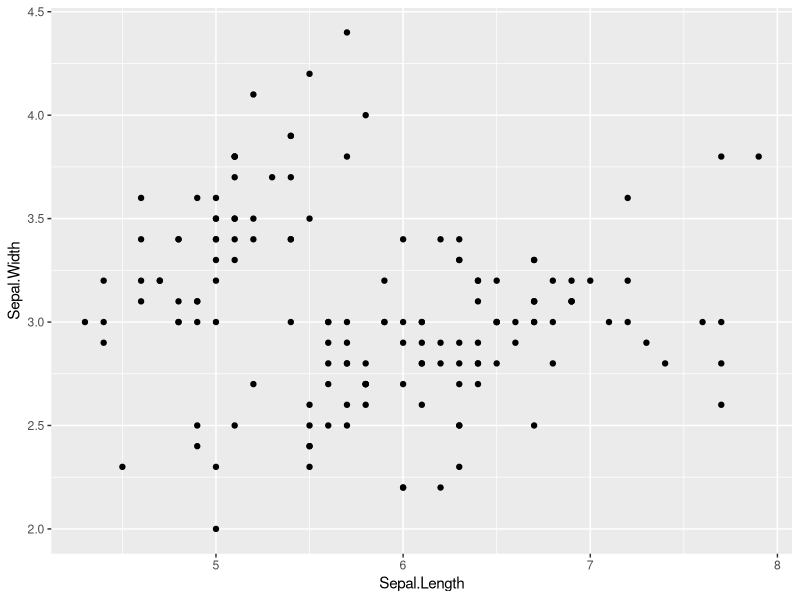
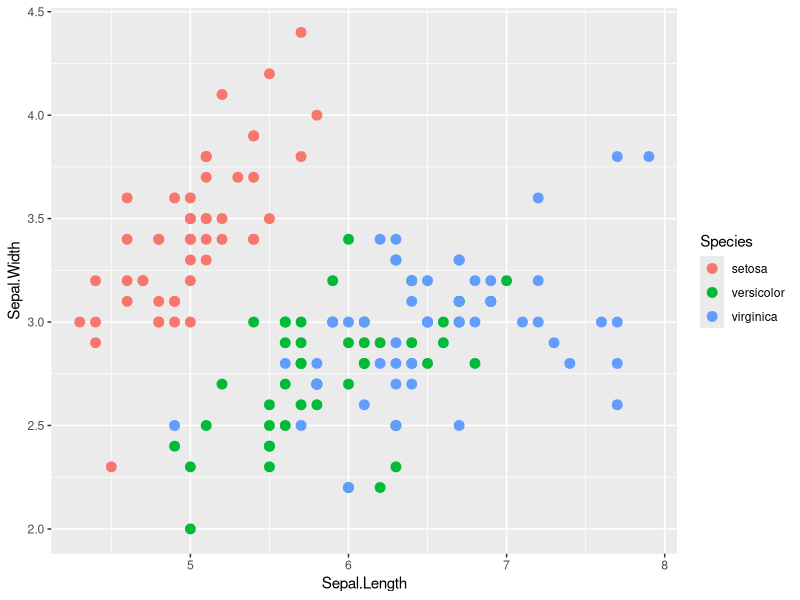
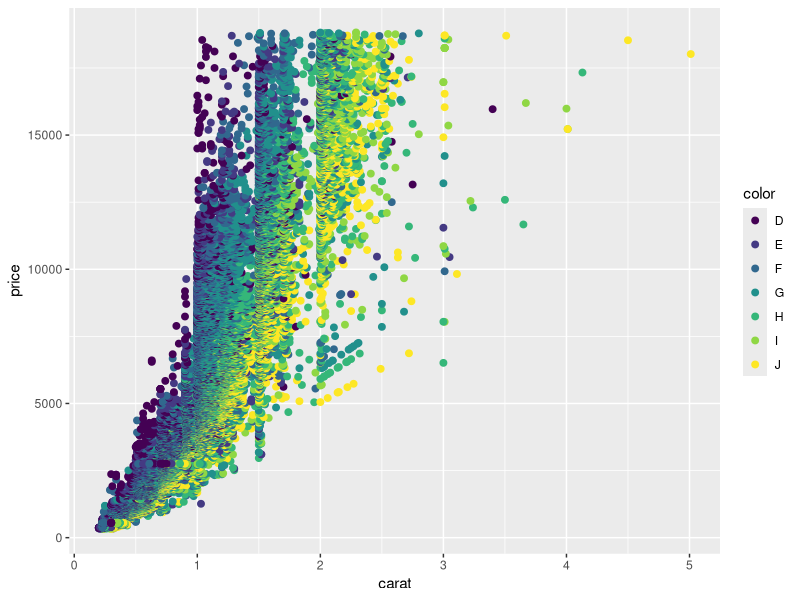
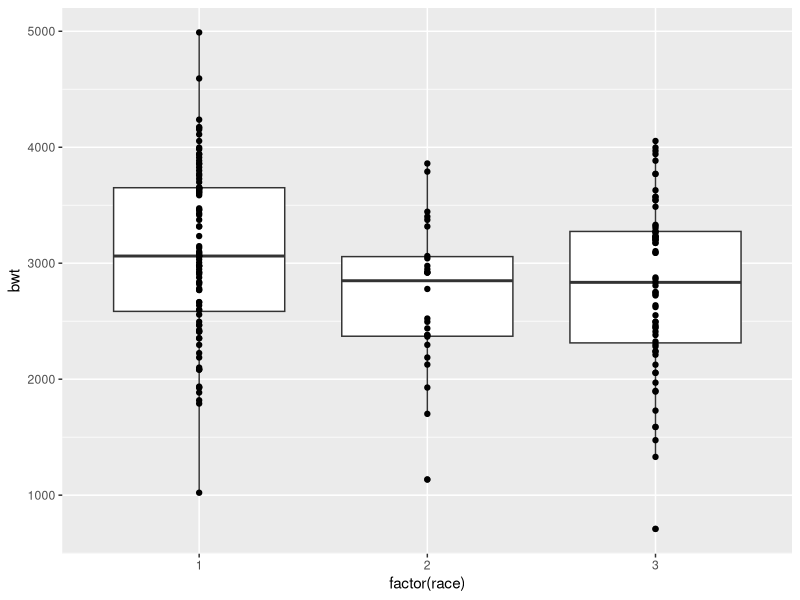
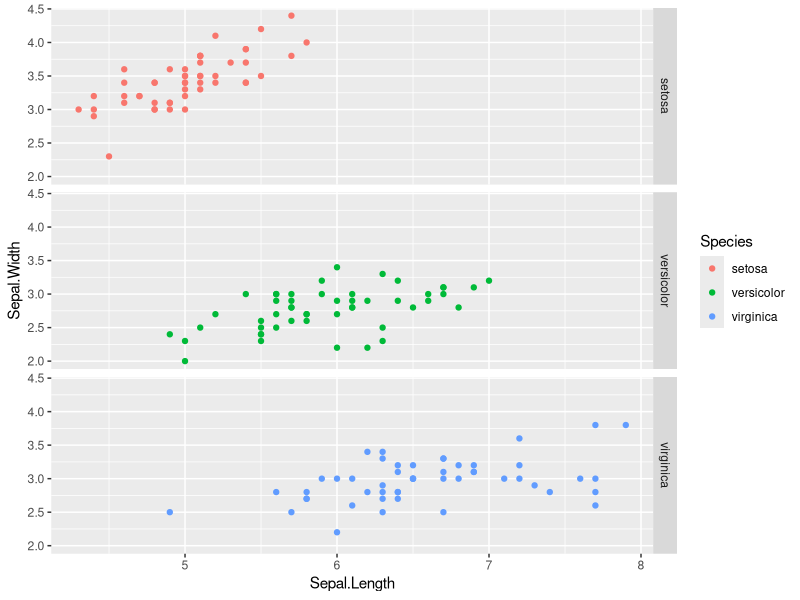
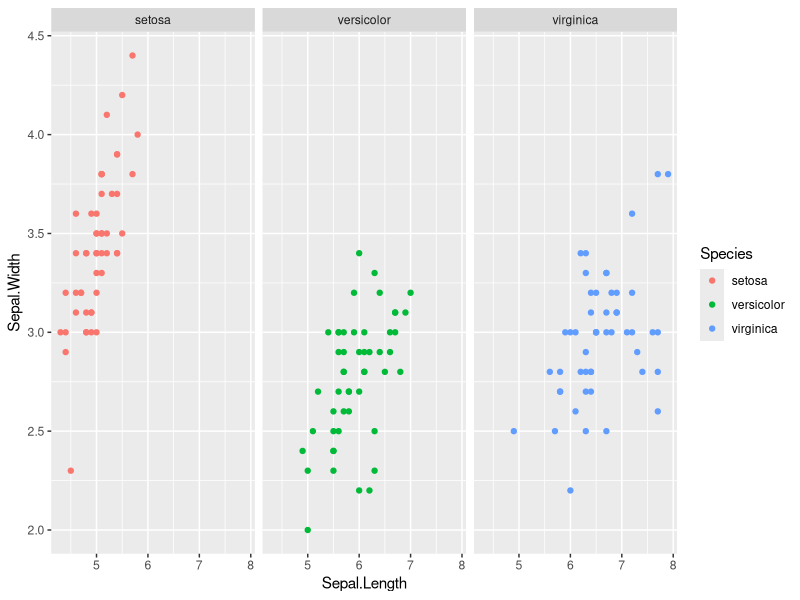
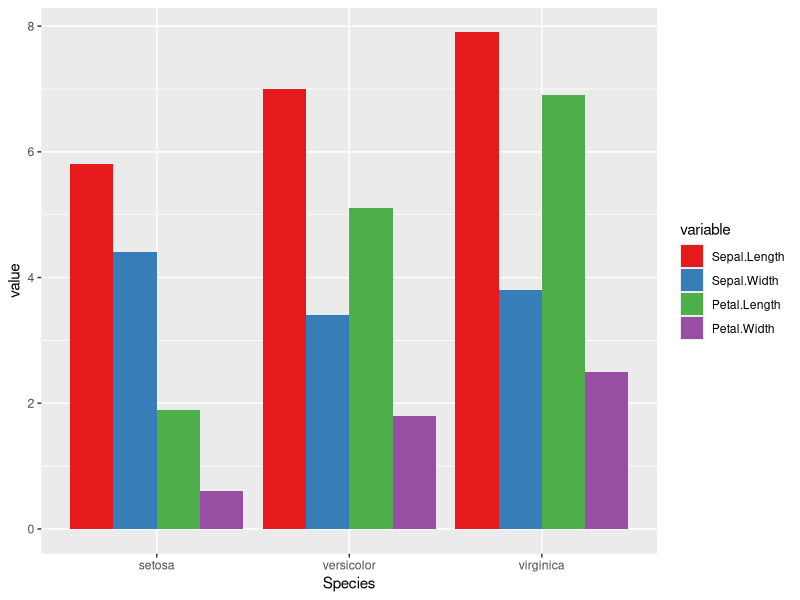
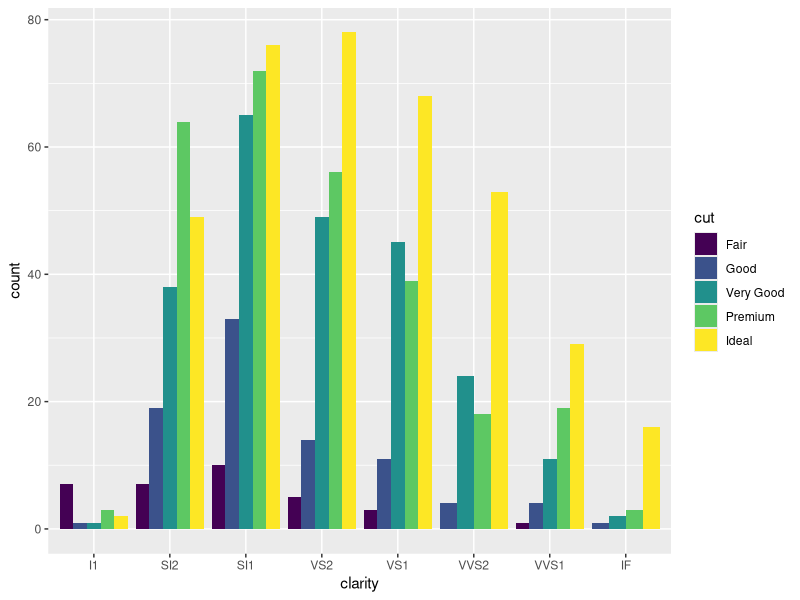

Reproduce these figures in R, in order.
#  Afternoon ggplot exercises at Tulane
install.packages("ggplot2", dependencies = TRUE)
install.packages("plyr")
install.packages("ggthemes")
install.packages("reshape2")

library("ggplot2")
library("plyr")
library("ggthemes")
library("reshape2")
head(iris)
iris[1:2]
iris[1:2, ]
myplot <- ggplot(data = iris, aes(x = Sepal.Length, y = Sepal.Width))
summary(myplot)
ggplot(data = iris, aes(x = Sepal.Length, y = Sepal.Width)) + geom_point()
ggplot(iris, aes(Sepal.Length, Sepal.Width, color = Species)) + geom_point(size = 3)
d2 <- diamonds[sample(1:dim(diamonds)[1], 1000), ]
ggplot(diamonds, aes(x = carat, y = price, color = color)) + geom_point(size = 2)
library(MASS)
ggplot(birthwt, aes(factor(race), bwt)) + geom_boxplot() + geom_point()
summary(myplot)
ggplot(iris, aes(Sepal.Length, Sepal.Width, color = Species)) + geom_point() + facet_grid(Species ~ .)
ggplot(iris, aes(Sepal.Length, Sepal.Width, color = Species)) + geom_point() + facet_grid( ~ Species)
df <- melt(iris, id.vars = "Species")
ggplot(df, aes(Species, value, fill = variable)) + geom_bar(stat = "identity", position = "dodge") + scale_fill_brewer(palette = "Set1")
df <- melt(cut, id.vars = "diamonds")
ggplot(d2, aes(clarity, fill = cut)) + geom_bar(position = "dodge") 
